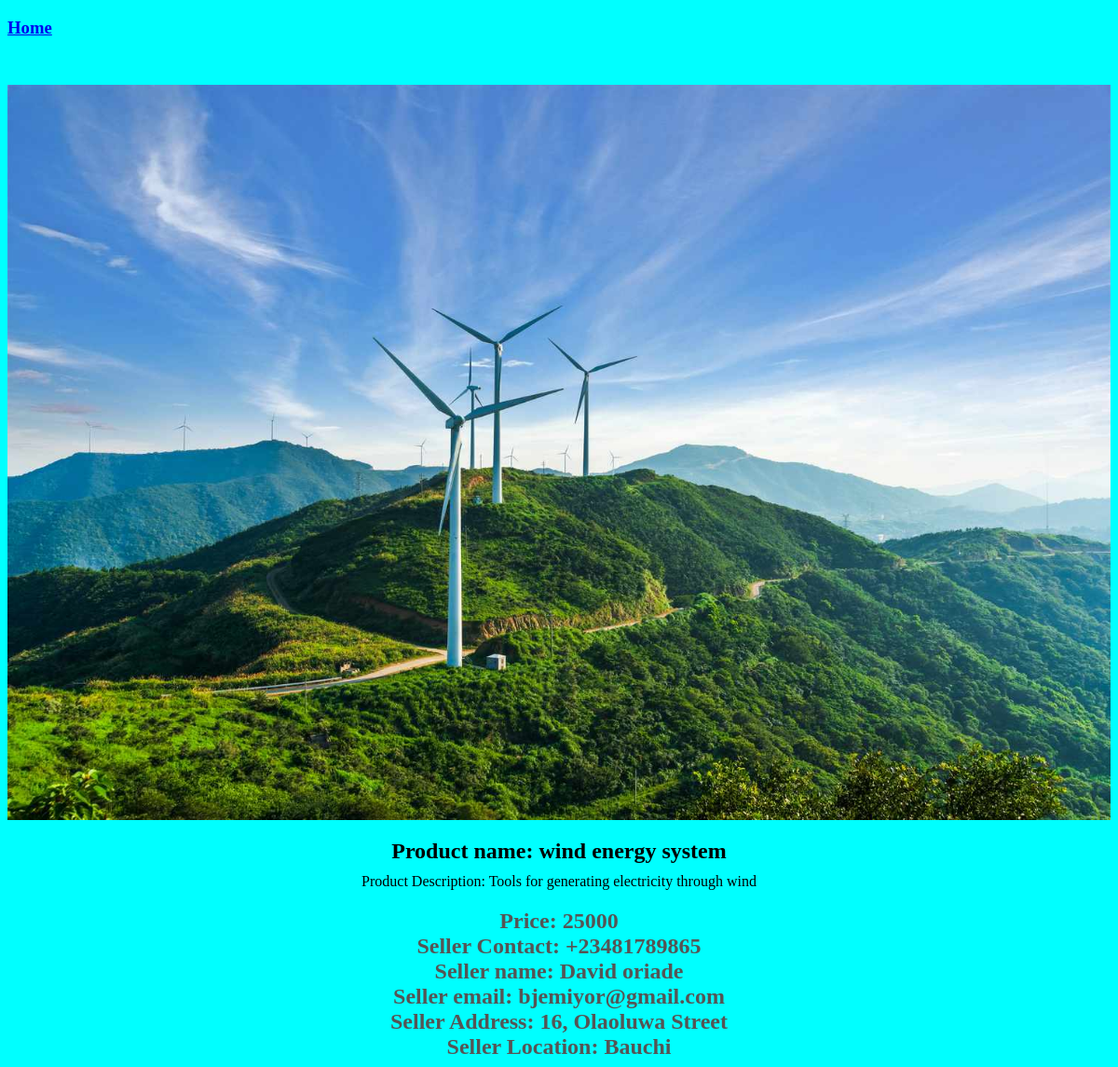
The app's page /wind-energy-system/ with its own data.
### seller/models.py (models this page shows, shortened)
class Product(models.Model):
    username = models.CharField(max_length=50)
    name = models.CharField(max_length=64)
    price = models.IntegerField()
    quantity = models.IntegerField()
    description = models.TextField()
    slug = models.SlugField()
    thumb = models.ImageField(blank=True)

class User(models.Model):
    username = models.CharField(max_length=30, unique=True)
    password = models.CharField(max_length=256)
    fullname = models.CharField(max_length=100)
    email = models.EmailField(unique=True)
    phone = models.CharField(max_length=15)
    address = models.TextField()
    state = models.CharField(max_length=30)
    gender_choices = (
        ('M', 'Male'),
        ('F', 'Female'),
        ('O', 'Other'),
    )
    gender = models.CharField(max_length=1, choices=gender_choices)

### buyer/views.py (the view)
# urls.py: path('<slug:slug>/', product_detail, name='product_detail'),
def product_detail(request, slug):
    item = get_object_or_404(Product, slug=slug)
    seller = ""
    context = {}
    if item:
        seller = get_object_or_404(User, username=item.username)
        context = {'item': item,'seller': seller}
    return render(request, 'buyer/product_detail.html', context)

### buyer/templates/buyer/product_detail.html (shortened to what this page needs)
{% load static %} {% block content %}
<!DOCTYPE html>
<html lang="en">
  <head>
    <link
      rel="stylesheet"
      type="text/css"
      href="{% static 'css/listsell.css' %}"
    />
  </head>
  <body style="background-color: aqua">
    <h3><a href="{% url 'buyer:home' %}">Home</a></h3>
    <div class="container">
      <img src="{{item.thumb.url}}" alt="Product Image" class="product-image" />
      <div class="product-name">Product name: {{item.name}}</div>
      <div class="product-description">
        Product Description: {{item.description}}
      </div>
      <div class="product-price">Price: {{item.price}}</div>
      <div class="product-price">Seller Contact: {{seller.phone}}</div>
      <div class="product-price">Seller name: {{seller.fullname}}</div>
      <div class="product-price">Seller email: {{seller.email}}</div>
      <div class="product-price">Seller Address: {{seller.address}}</div>
      <div class="product-price">Seller Location: {{seller.state}}</div>
    </div>
  </body>
</html>
{% endblock %}

### static_folder/css/listsell.css (style rules this page uses)
body { background-color: rgb(174, 127, 255); }
.container { display: flex; flex-direction: column; align-items: center; margin-top: 50px; }
.product-image { max-width: 100%; height: auto; margin-bottom: 20px; }
.product-name { font-weight: bold; font-size: 24px; margin-bottom: 10px; }
.product-description { font-size: 16px; margin-bottom: 20px; }
.product-price { font-weight: bold; font-size: 24px; color: #555; }

### records on screen
Product: thumb (picture), name "wind energy system", description "Tools for generating electricity through wind", price "25000"
User: phone "+23481789865", fullname "David oriade", email "bjemiyor@gmail.com", address "16, Olaoluwa Street", state "Bauchi"
